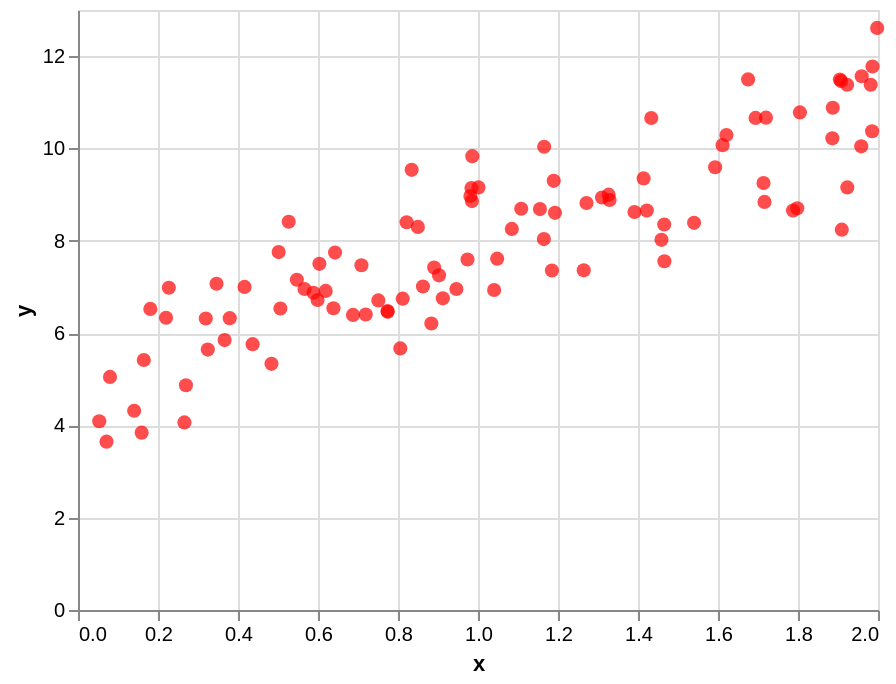

The specification (Vega-Lite) saved for this image:
### Vega-Lite specification from a JSON file in a GitHub repository (floating-point values rounded to 4 significant figures)
{"config": {"view": {"continuousWidth": 400, "continuousHeight": 300}}, "data": {"values": [{"x": 0.8058, "y": 5.668}, {"x": 0.7086, "y": 7.468}, {"x": 1.001, "y": 9.157}, {"x": 0.8904, "y": 7.419}, {"x": 0.1809, "y": 6.524}, {"x": 0.5471, "y": 7.156}, {"x": 1.887, "y": 10.88}, {"x": 0.05309, "y": 4.089}, {"x": 0.08, "y": 5.05}, {"x": 0.5663, "y": 6.954}, {"x": 1.165, "y": 8.036}, {"x": 1.982, "y": 11.38}, {"x": 1.985, "y": 10.37}, {"x": 1.986, "y": 11.78}, {"x": 0.2201, "y": 6.333}, {"x": 1.329, "y": 8.882}, {"x": 1.048, "y": 7.613}, {"x": 0.3463, "y": 7.069}, {"x": 1.886, "y": 10.22}, {"x": 0.4837, "y": 5.333}, {"x": 1.998, "y": 12.61}, {"x": 1.165, "y": 10.04}, {"x": 0.3666, "y": 5.848}, {"x": 0.7737, "y": 6.479}, {"x": 0.3793, "y": 6.323}, {"x": 0.8215, "y": 8.402}, {"x": 1.189, "y": 9.299}, {"x": 1.433, "y": 10.66}, {"x": 0.9738, "y": 7.595}, {"x": 0.6192, "y": 6.913}, {"x": 1.155, "y": 8.687}, {"x": 0.8834, "y": 6.207}, {"x": 0.7194, "y": 6.402}, {"x": 0.6427, "y": 7.744}, {"x": 0.4164, "y": 7.0}, {"x": 0.9025, "y": 7.252}, {"x": 0.9837, "y": 9.141}, {"x": 1.798, "y": 8.704}, {"x": 1.459, "y": 8.02}, {"x": 1.54, "y": 8.388}, {"x": 0.7509, "y": 6.708}, {"x": 0.6875, "y": 6.394}, {"x": 1.31, "y": 8.938}, {"x": 1.422, "y": 8.653}, {"x": 0.2271, "y": 6.981}, {"x": 0.2661, "y": 4.065}, {"x": 0.9121, "y": 6.753}, {"x": 0.3195, "y": 6.316}, {"x": 1.923, "y": 9.156}, {"x": 1.675, "y": 11.5}, {"x": 1.04, "y": 6.933}, {"x": 0.4365, "y": 5.76}, {"x": 0.2698, "y": 4.869}, {"x": 1.958, "y": 10.05}, {"x": 1.414, "y": 9.351}, {"x": 1.72, "y": 10.67}, {"x": 0.7743, "y": 6.461}, {"x": 0.5017, "y": 7.754}, {"x": 0.5989, "y": 6.717}, {"x": 1.714, "y": 9.252}, {"x": 0.946, "y": 6.956}, {"x": 1.327, "y": 8.998}, {"x": 1.611, "y": 10.07}, {"x": 0.506, "y": 6.531}, {"x": 0.1591, "y": 3.842}, {"x": 1.466, "y": 8.352}, {"x": 1.923, "y": 11.38}, {"x": 1.908, "y": 11.46}, {"x": 0.981, "y": 8.97}, {"x": 1.264, "y": 7.361}, {"x": 1.466, "y": 7.557}, {"x": 1.805, "y": 10.78}, {"x": 0.3245, "y": 5.642}, {"x": 0.8118, "y": 6.746}, {"x": 0.8342, "y": 9.537}, {"x": 1.391, "y": 8.623}, {"x": 0.8497, "y": 8.3}, {"x": 1.716, "y": 8.842}, {"x": 1.694, "y": 10.66}, {"x": 0.1404, "y": 4.317}, {"x": 0.6035, "y": 7.501}, {"x": 1.959, "y": 11.56}, {"x": 0.07125, "y": 3.647}, {"x": 0.9848, "y": 8.859}, {"x": 1.905, "y": 11.49}, {"x": 1.621, "y": 10.29}, {"x": 0.5887, "y": 6.875}, {"x": 1.192, "y": 8.606}, {"x": 0.8624, "y": 7.008}, {"x": 1.185, "y": 7.355}, {"x": 1.788, "y": 8.657}, {"x": 1.108, "y": 8.693}, {"x": 0.9857, "y": 9.834}, {"x": 0.6385, "y": 6.539}, {"x": 0.5267, "y": 8.412}, {"x": 1.085, "y": 8.257}, {"x": 0.1645, "y": 5.418}, {"x": 1.271, "y": 8.818}, {"x": 1.593, "y": 9.593}, {"x": 1.909, "y": 8.241}]}, "mark": {"type": "point", "color": "red", "filled": true, "size": 50}, "encoding": {"x": {"type": "quantitative", "field": "x"}, "y": {"type": "quantitative", "field": "y"}}, "$schema": "https://vega.github.io/schema/vega-lite/v5.json"}
